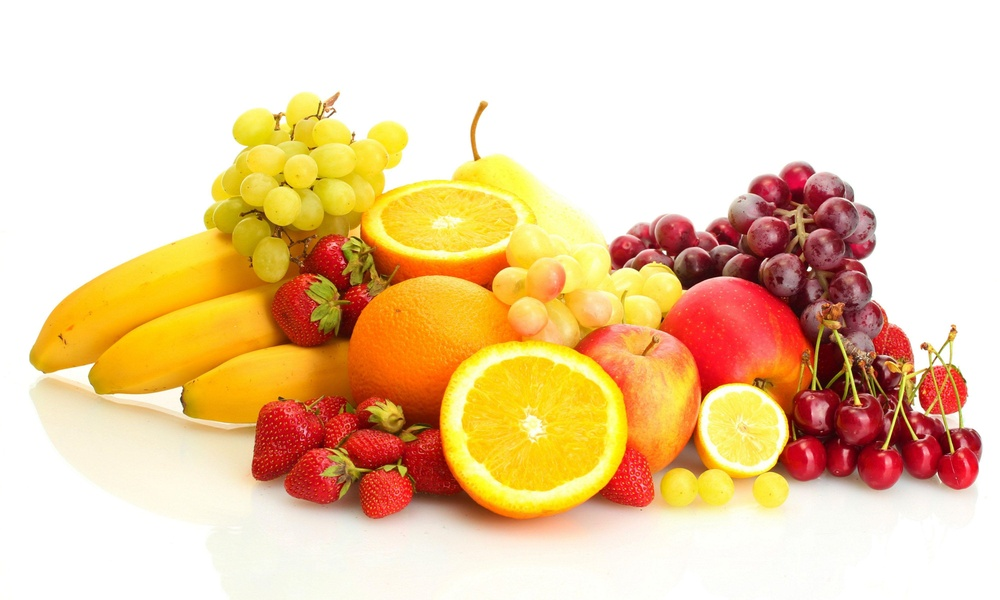
%> input picture images/fruits.jpg, 1000 x 600 px, shrunk from 4000 x 2400 before the run
$ octave practial_3.m   (GNU Octave 9; MATLAB toolbox functions it lacks are replaced by stand-ins)
%> lines starting %> are read from the running program, lines starting %| are printed output that depends on the picture
clear all;
close all;

I = imread('C:\Users\TJ\Desktop\matlab octave\images\fruits.jpg');
%> I is the input picture: size 600x1000x3 uint8; mean R, G, B 237.6, 206, 164.8


I_Gray = rgb2gray(I);
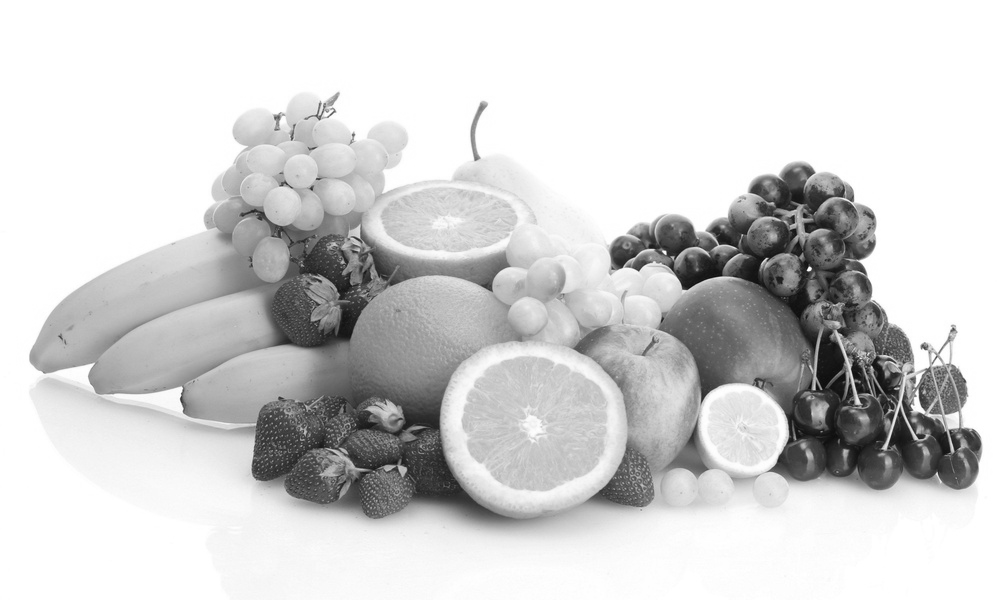
%> I_Gray: size 600x1000 uint8; min 12, max 255, mean 210.7
I_Lab = rgb2lab(I);
%> I_Lab: size 600x1000x3 double; mean of channels 1, 2, 3 85.3, 8.2, 24.6
I_Hsv = rgb2hsv(I);
%> I_Hsv: size 600x1000x3 double; mean H, S, V 0.133, 0.34, 0.932
I_NTSC = rgb2ntsc(I);
%> I_NTSC: size 600x1000x3 double; mean of channels 1, 2, 3 0.826, 0.126, -0.0242
I_XYZ = rgb2xyz(I);
%> I_XYZ: size 600x1000x3 double; mean of channels 1, 2, 3 0.727, 0.749, 0.649
I_YCBR = rgb2ycbcr(I);
%> I_YCBR: size 600x1000x3 uint8; mean of channels 1, 2, 3 197, 105.2, 144.8

figure;

subplot(3,3,1),imshow(I),title('Original image');
subplot(3,3,2),imshow(I_Gray),title('I_Gray image');
subplot(3,3,3),imshow(I_Lab),title('I_Lab image');
%> after `imshow(I_Lab)`:
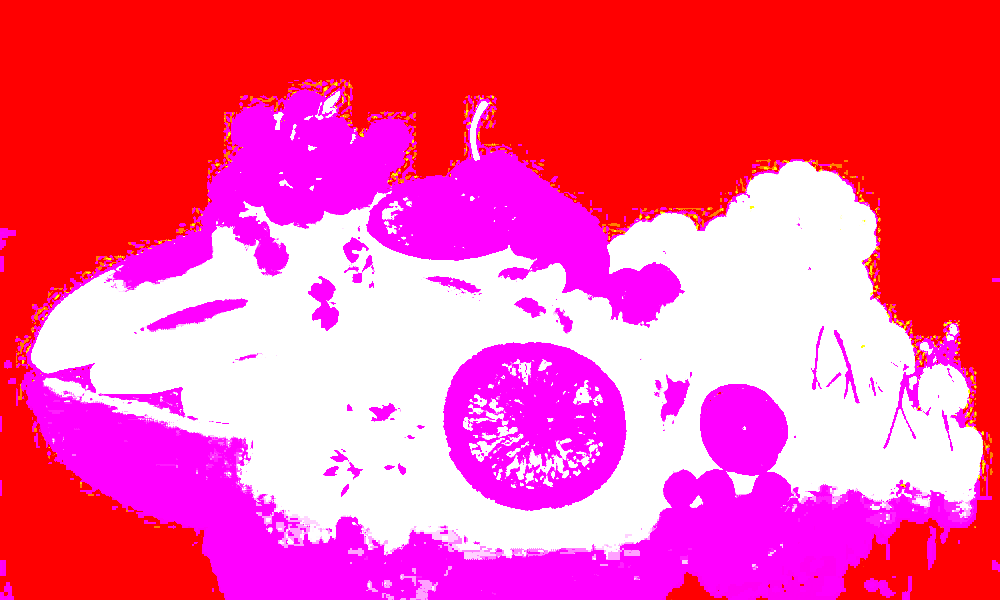
%> displayed picture: size 600x1000x3, on the screen's scale of 0 to 255; mean R, G, B 255, 81.9, 149.8
subplot(3,3,4),imshow(I_Hsv),title('I_Hsv image');
subplot(3,3,5),imshow(I_NTSC),title('I_NTSC image');
%> after `imshow(I_NTSC)`:
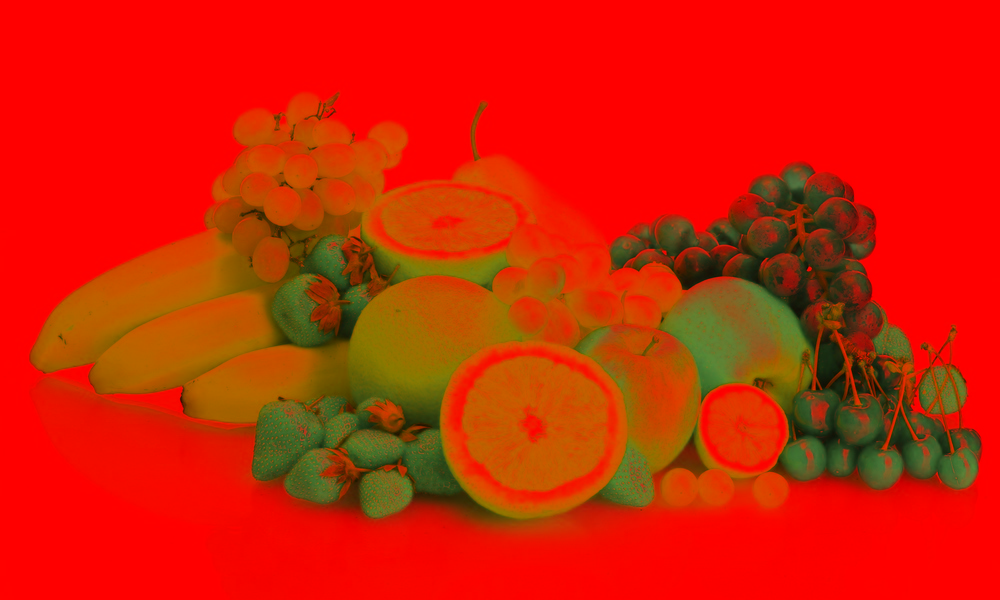
%> displayed picture: size 600x1000x3, on the screen's scale of 0 to 255; mean R, G, B 210.7, 32.1, 3.5
subplot(3,3,6),imshow(I_XYZ),title('I_XYZ image');
%> after `imshow(I_XYZ)`:
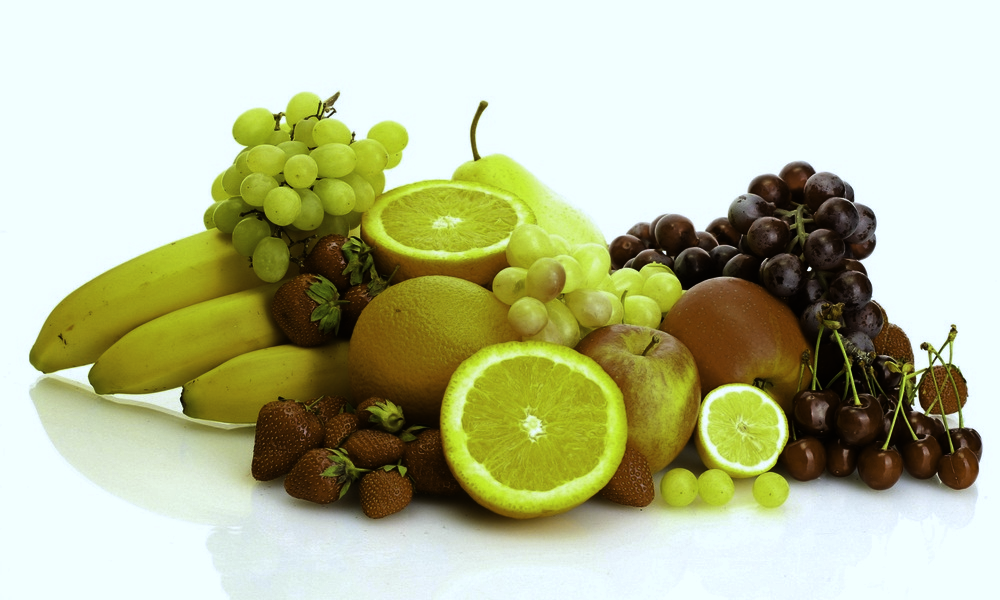
%> displayed picture: size 600x1000x3, on the screen's scale of 0 to 255; mean R, G, B 185.2, 190.9, 155.6
subplot(3,3,7),imshow(I_YCBR),title('I_YCBR image');
%> after `title('I_YCBR image')`:
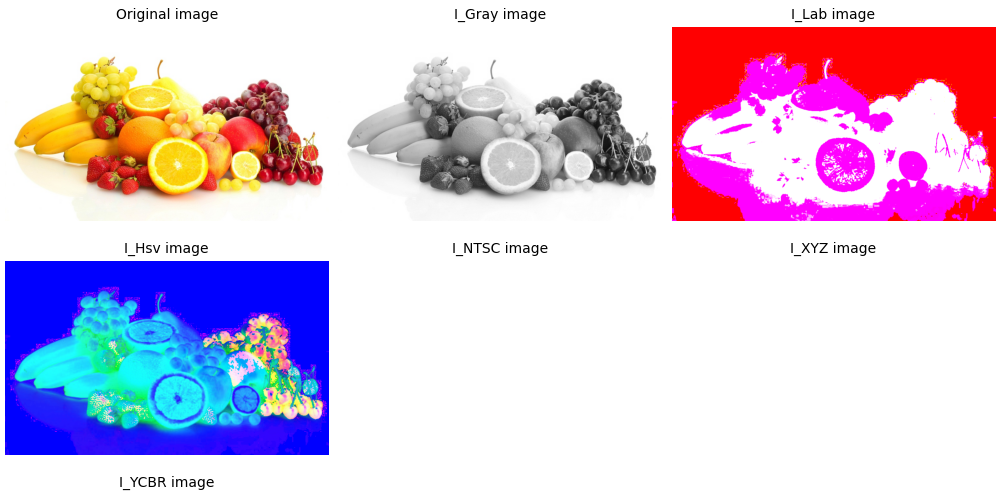
%> figure redrawn from the program's plot data, 7 panels
